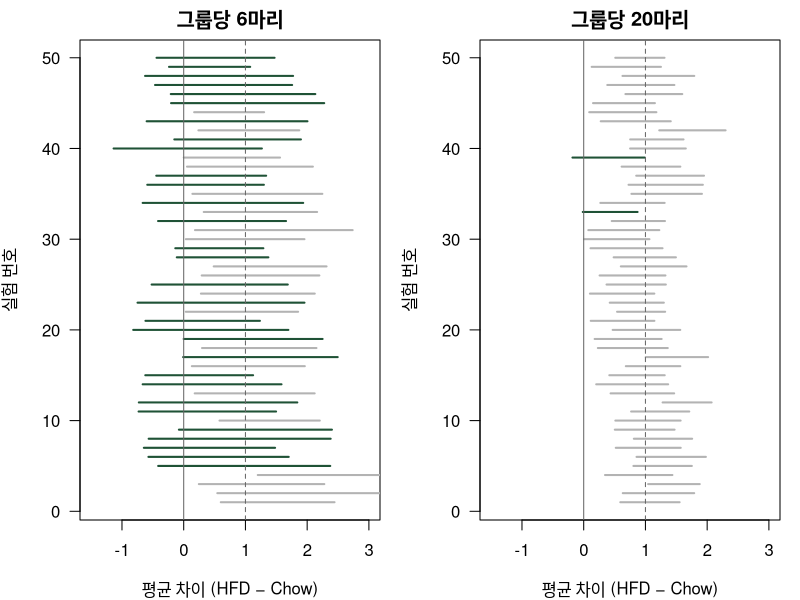
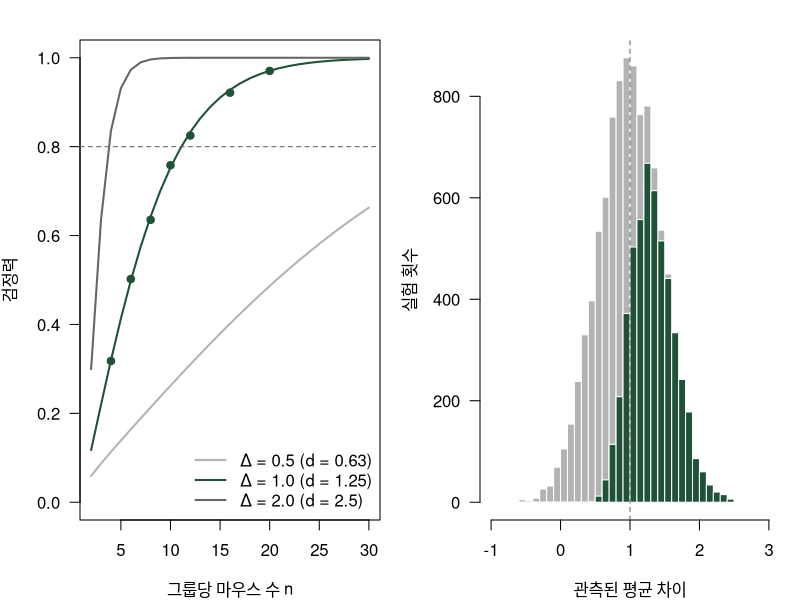

Write R code to recreate these figures, in order.
## ---- chunk 1
#| label: setup
sigma <- 0.8
one_exp <- function(n, delta, sd = sigma) {     # 그룹당 n마리 실험 한 번
  chow <- rnorm(n, 5.0, sd)
  hfd  <- rnorm(n, 5.0 + delta, sd)
  r <- t.test(hfd, chow, var.equal = TRUE)
  c(p = r$p.value, diff = mean(hfd) - mean(chow),
    lo = r$conf.int[1], hi = r$conf.int[2])
}
## ---- chunk 2
#| label: two-worlds
set.seed(20261023)
null_world <- replicate(10000, one_exp(6, delta = 0))
alt_world  <- replicate(10000, one_exp(6, delta = 1))

c(type_I = mean(null_world["p", ] < 0.05),       # 효과 없는데 p < 0.05
  power  = mean(alt_world["p", ] < 0.05),        # 효과 있는데 p < 0.05
  type_II = mean(alt_world["p", ] >= 0.05))      # 효과 있는데 놓침
## ---- chunk 3
#| label: fig-ci-power
#| fig-cap: "실험 50번의 평균 차이 95% 신뢰구간. 왼쪽 그룹당 6마리, 오른쪽 20마리. 초록: 0을 포함(놓침), 회색: 0을 제외(검출). 점선: 참 차이 1.0"
#| fig-height: 5
set.seed(2)
par(mfrow = c(1, 2), mar = c(4, 4, 2, 1))
for (nn in c(6, 20)) {
  r <- replicate(50, one_exp(nn, delta = 1))
  miss <- r["lo", ] <= 0
  plot(NA, xlim = c(-1.5, 3), ylim = c(1, 50), las = 1, main = paste0("그룹당 ", nn, "마리"),
       xlab = "평균 차이 (HFD − Chow)", ylab = "실험 번호")
  segments(r["lo", ], 1:50, r["hi", ], 1:50, col = ifelse(miss, "#1F5236", "grey70"), lwd = 2)
  abline(v = 0, col = "grey40")
  abline(v = 1, col = "grey40", lty = 2)
  cat(nn, "마리: 0을 포함한 구간 ", sum(miss), " / 50\n", sep = "")
}
## ---- chunk 4
#| label: ci-zero
mean(alt_world["lo", ] <= 0 & alt_world["hi", ] >= 0)   # 1만 번 중 CI가 0을 포함한 비율
## ---- chunk 5
#| label: fig-power-curve
#| fig-cap: "그룹당 마우스 수에 따른 검정력. 선: power.t.test() 공식, 점: 시뮬레이션(Δ = 1.0), 점선: 80%"
#| fig-height: 4
ns <- 2:30
pw <- sapply(c(0.5, 1.0, 2.0), function(dl)
  sapply(ns, function(nn) power.t.test(n = nn, delta = dl, sd = sigma)$power))
matplot(ns, pw, type = "l", lty = 1, lwd = 2, col = c("grey70", "#1F5236", "grey40"),
        las = 1, ylim = c(0, 1), xlab = "그룹당 마우스 수 n", ylab = "검정력")
abline(h = 0.8, lty = 2, col = "grey40")
legend("bottomright", c("Δ = 0.5 (d = 0.63)", "Δ = 1.0 (d = 1.25)", "Δ = 2.0 (d = 2.5)"),
       col = c("grey70", "#1F5236", "grey40"), lwd = 2, bty = "n")

set.seed(3)
n_sim  <- c(4, 6, 8, 10, 12, 16, 20)
pw_sim <- sapply(n_sim, function(nn) mean(replicate(5000, one_exp(nn, 1)["p"]) < 0.05))
points(n_sim, pw_sim, pch = 19, col = "#1F5236")
round(rbind(n = n_sim, simulation = pw_sim,
            formula = sapply(n_sim, function(nn) power.t.test(n = nn, delta = 1, sd = sigma)$power)), 3)
## ---- chunk 6
#| label: alpha
power.t.test(n = 6, delta = 1, sd = sigma, sig.level = 0.05)$power
power.t.test(n = 6, delta = 1, sd = sigma, sig.level = 0.01)$power
## ---- chunk 7
#| label: sample-size
power.t.test(delta = 1, sd = sigma, power = 0.8)

# 설정을 하나씩 바꿨을 때 필요한 그룹당 n (올림)
ceiling(c(base       = power.t.test(delta = 1,   sd = sigma, power = 0.8)$n,
          alpha_0.01 = power.t.test(delta = 1,   sd = sigma, power = 0.8, sig.level = 0.01)$n,
          sd_0.4     = power.t.test(delta = 1,   sd = 0.4,   power = 0.8)$n,
          delta_0.5  = power.t.test(delta = 0.5, sd = sigma, power = 0.8)$n))
## ---- chunk 8
#| label: winners-curse
sig <- alt_world["p", ] < 0.05
c(all_mean    = mean(alt_world["diff", ]),         # 모든 실험의 평균 차이
  signif_mean = mean(alt_world["diff", sig]),      # 유의한 실험만의 평균 차이
  signif_min  = min(alt_world["diff", sig]))       # 유의한 실험 중 가장 작은 차이
## ---- chunk 9
#| label: fig-winners
#| fig-cap: "6마리 실험 1만 번의 관측된 평균 차이. 초록: p < 0.05인 실험, 회색: 나머지. 점선: 참 차이 1.0"
#| fig-height: 3.5
brk <- seq(floor(min(alt_world["diff", ])), ceiling(max(alt_world["diff", ])), by = 0.1)
hist(alt_world["diff", ], breaks = brk, col = "grey70", border = "white", las = 1,
     main = "", xlab = "관측된 평균 차이", ylab = "실험 횟수")
hist(alt_world["diff", sig], breaks = brk, col = "#1F5236", border = "white", add = TRUE)
abline(v = 1, lty = 2, col = "grey40")
